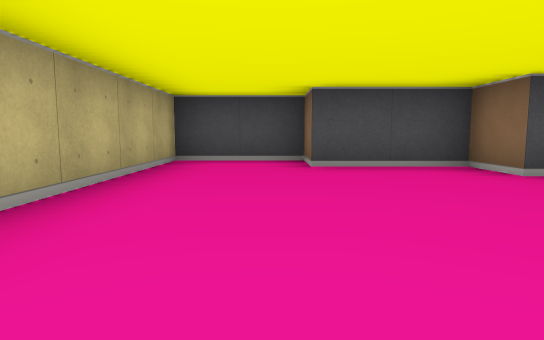
View 1 (above)

12 first-person views from a walk through a cub3D maze. The camera is about half as high as the walls, tilts 6° down and sees 75° across. The floor is counted in squares. Each view is taken from the middle of a square. On the plan, view 1 faces up. The plan holds only what a view shows up to about 9 squares ahead; the rest is blank.

View 2
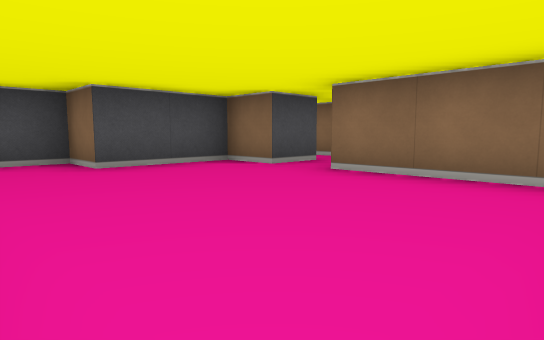

View 3
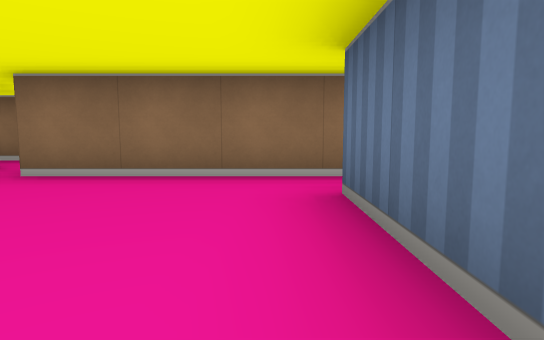

View 4
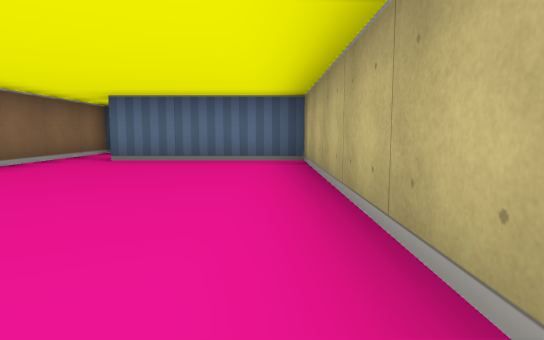

View 5
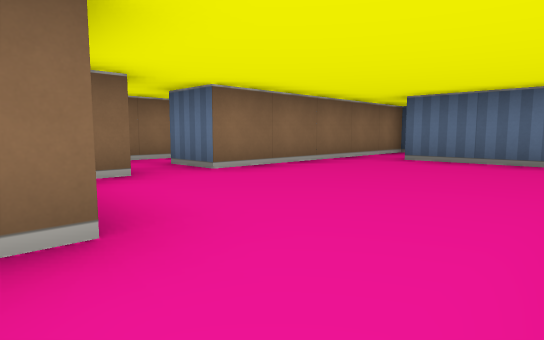

View 6
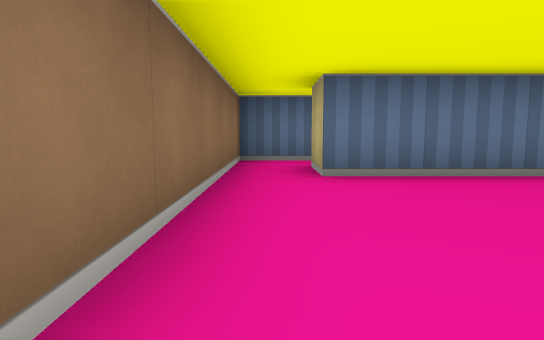

View 7
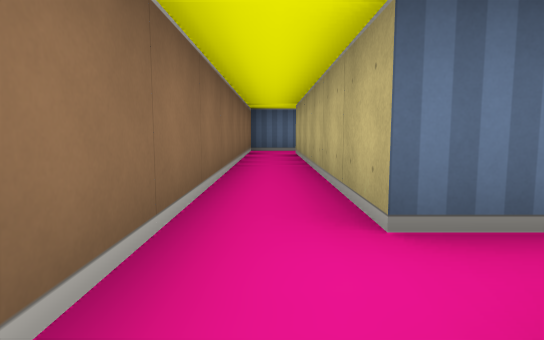

View 8
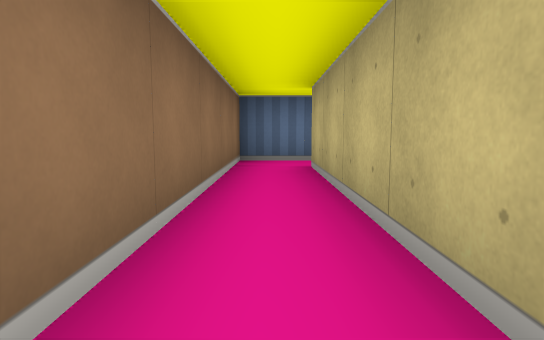

View 9
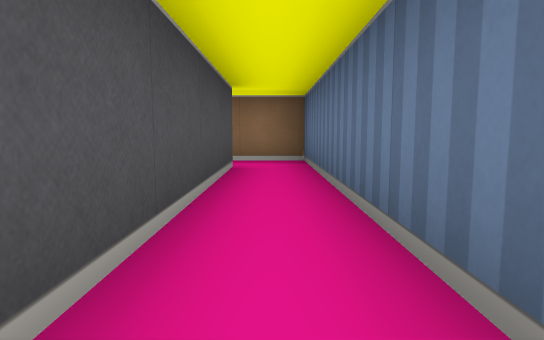

View 10
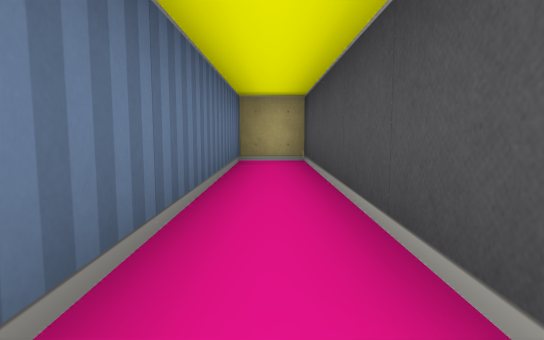

View 11
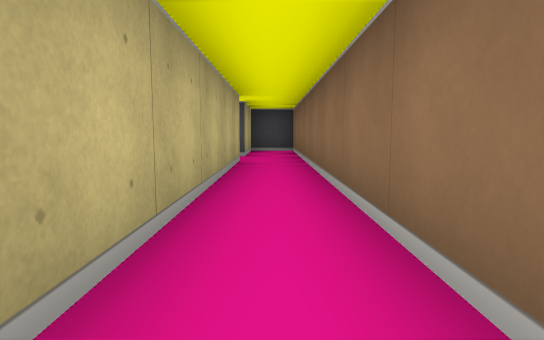

View 12
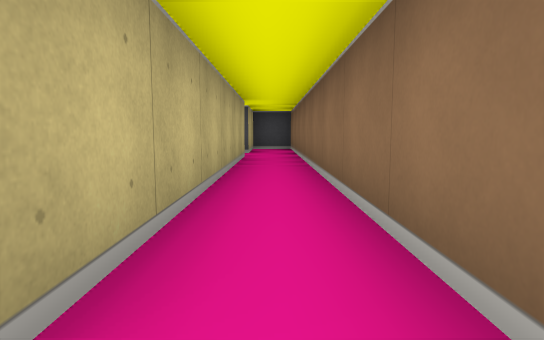

### Floor plan
Ten units are one square. View 1 is at (0, 0); x grows to the right and y downward. Boxes are objects, and circles mark ways between rooms. Rooms are numbered by the first view taken in them; rooms with no view inside come last. Other rooms are left out.
<svg viewBox="-20 -60 70 110">
<path fill="none" stroke="#000" d="M25 -35 25 -45 5 -45 5 -55 -15 -55 -15 5 15 5M25 5 25 -25M25 -25 35 -25 35 35 -15 35 -15 45 45 45 45 -55 35 -55 35 -35 25 -35M14 25 25 25 25 5M15 5 15 15"/>
<circle cx="30" cy="-30" r="3" fill="#2a7"/>
<circle cx="20" cy="10" r="3" fill="#2a7"/>
<text x="0" y="-20">1</text>
<text x="40" y="10">2</text>
<text x="10" y="20">3</text>
</svg>
Room 1 opens to room 2. Room 1 opens to room 3.

Where each view was taken, in squares from view 1:
view 1: 0 up, 0 right, facing up
view 2: 0 up, 1 left, facing up-right
view 3: 0 up, 1 left, facing right
view 4: 5 up, 1 left, facing down
view 5: 5 up, 1 left, facing down-right
view 6: 3 up, 2 right, facing down
view 7: 4 up, 4 right, facing down
view 8: 1 up, 4 right, facing down
view 9: 4 down, 1 left, facing right
view 10: 4 down, 4 right, facing left
view 11: 3 down, 4 right, facing up
view 12: 4 down, 4 right, facing up
